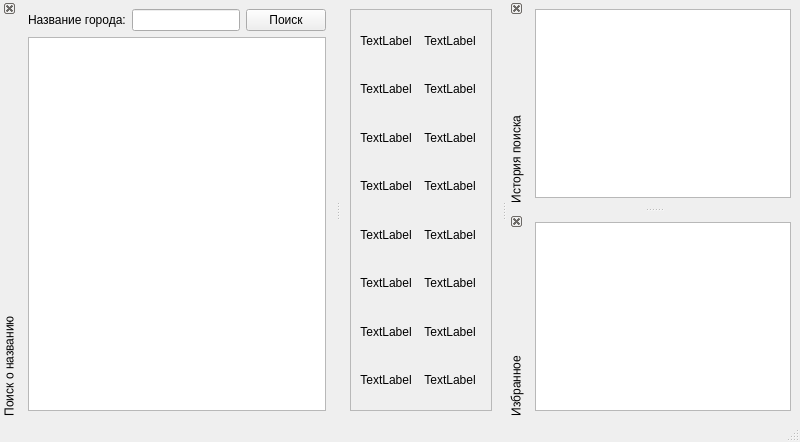
<?xml version="1.0" encoding="UTF-8"?>
<ui version="4.0">
 <class>MainWindow</class>
 <widget class="QMainWindow" name="MainWindow">
  <property name="geometry">
   <rect>
    <x>0</x>
    <y>0</y>
    <width>800</width>
    <height>442</height>
   </rect>
  </property>
  <property name="windowTitle">
   <string>MainWindow</string>
  </property>
  <widget class="QWidget" name="centralwidget">
   <layout class="QVBoxLayout" name="verticalLayout_2">
    <item>
     <widget class="QScrollArea" name="scrollArea">
      <property name="widgetResizable">
       <bool>true</bool>
      </property>
      <widget class="QWidget" name="scrollAreaWidgetContents">
       <property name="geometry">
        <rect>
         <x>0</x>
         <y>0</y>
         <width>134</width>
         <height>386</height>
        </rect>
       </property>
       <layout class="QVBoxLayout" name="verticalLayout">
        <item>
         <layout class="QGridLayout" name="gridLayout" columnstretch="0,1" columnminimumwidth="0,0">
          <item row="1" column="0">
           <widget class="QLabel" name="icon_0">
            <property name="text">
             <string>TextLabel</string>
            </property>
            <property name="alignment">
             <set>Qt::AlignCenter</set>
            </property>
           </widget>
          </item>
          <item row="2" column="0">
           <widget class="QLabel" name="icon_1">
            <property name="text">
             <string>TextLabel</string>
            </property>
            <property name="alignment">
             <set>Qt::AlignCenter</set>
            </property>
           </widget>
          </item>
          <item row="3" column="0">
           <widget class="QLabel" name="icon_2">
            <property name="text">
             <string>TextLabel</string>
            </property>
            <property name="alignment">
             <set>Qt::AlignCenter</set>
            </property>
           </widget>
          </item>
          <item row="4" column="0">
           <widget class="QLabel" name="icon_3">
            <property name="text">
             <string>TextLabel</string>
            </property>
            <property name="alignment">
             <set>Qt::AlignCenter</set>
            </property>
           </widget>
          </item>
          <item row="5" column="0">
           <widget class="QLabel" name="icon_4">
            <property name="text">
             <string>TextLabel</string>
            </property>
            <property name="alignment">
             <set>Qt::AlignCenter</set>
            </property>
           </widget>
          </item>
          <item row="6" column="0">
           <widget class="QLabel" name="icon_5">
            <property name="text">
             <string>TextLabel</string>
            </property>
            <property name="alignment">
             <set>Qt::AlignCenter</set>
            </property>
           </widget>
          </item>
          <item row="7" column="0">
           <widget class="QLabel" name="icon_6">
            <property name="text">
             <string>TextLabel</string>
            </property>
            <property name="alignment">
             <set>Qt::AlignCenter</set>
            </property>
           </widget>
          </item>
          <item row="0" column="0">
           <widget class="QLabel" name="icon">
            <property name="text">
             <string>TextLabel</string>
            </property>
            <property name="alignment">
             <set>Qt::AlignCenter</set>
            </property>
           </widget>
          </item>
          <item row="0" column="1">
           <widget class="QLabel" name="label">
            <property name="text">
             <string>TextLabel</string>
            </property>
            <property name="alignment">
             <set>Qt::AlignCenter</set>
            </property>
           </widget>
          </item>
          <item row="1" column="1">
           <widget class="QLabel" name="label_0">
            <property name="text">
             <string>TextLabel</string>
            </property>
            <property name="alignment">
             <set>Qt::AlignCenter</set>
            </property>
           </widget>
          </item>
          <item row="2" column="1">
           <widget class="QLabel" name="label_1">
            <property name="text">
             <string>TextLabel</string>
            </property>
            <property name="alignment">
             <set>Qt::AlignCenter</set>
            </property>
           </widget>
          </item>
          <item row="3" column="1">
           <widget class="QLabel" name="label_2">
            <property name="text">
             <string>TextLabel</string>
            </property>
            <property name="alignment">
             <set>Qt::AlignCenter</set>
            </property>
           </widget>
          </item>
          <item row="4" column="1">
           <widget class="QLabel" name="label_3">
            <property name="text">
             <string>TextLabel</string>
            </property>
            <property name="alignment">
             <set>Qt::AlignCenter</set>
            </property>
           </widget>
          </item>
          <item row="5" column="1">
           <widget class="QLabel" name="label_4">
            <property name="text">
             <string>TextLabel</string>
            </property>
            <property name="alignment">
             <set>Qt::AlignCenter</set>
            </property>
           </widget>
          </item>
          <item row="6" column="1">
           <widget class="QLabel" name="label_5">
            <property name="text">
             <string>TextLabel</string>
            </property>
            <property name="alignment">
             <set>Qt::AlignCenter</set>
            </property>
           </widget>
          </item>
          <item row="7" column="1">
           <widget class="QLabel" name="label_6">
            <property name="text">
             <string>TextLabel</string>
            </property>
            <property name="alignment">
             <set>Qt::AlignCenter</set>
            </property>
           </widget>
          </item>
         </layout>
        </item>
       </layout>
      </widget>
     </widget>
    </item>
   </layout>
  </widget>
  <widget class="QStatusBar" name="statusbar"/>
  <widget class="QDockWidget" name="dockWidget_searce">
   <property name="features">
    <set>QDockWidget::DockWidgetClosable|QDockWidget::DockWidgetVerticalTitleBar</set>
   </property>
   <property name="allowedAreas">
    <set>Qt::LeftDockWidgetArea</set>
   </property>
   <property name="windowTitle">
    <string>Поиск о названию</string>
   </property>
   <attribute name="dockWidgetArea">
    <number>1</number>
   </attribute>
   <widget class="QWidget" name="dockWidgetContents_2">
    <layout class="QVBoxLayout" name="verticalLayout_7">
     <item>
      <layout class="QVBoxLayout" name="verticalLayout_6">
       <item>
        <layout class="QHBoxLayout" name="horizontalLayout_3">
         <item>
          <widget class="QLabel" name="label_19">
           <property name="text">
            <string>Название города:</string>
           </property>
          </widget>
         </item>
         <item>
          <widget class="QLineEdit" name="lineEdit_searce"/>
         </item>
         <item>
          <widget class="QPushButton" name="pushButton_searce">
           <property name="text">
            <string>Поиск</string>
           </property>
          </widget>
         </item>
        </layout>
       </item>
       <item>
        <widget class="QListView" name="listView_searce">
         <property name="contextMenuPolicy">
          <enum>Qt::ActionsContextMenu</enum>
         </property>
         <property name="alternatingRowColors">
          <bool>true</bool>
         </property>
        </widget>
       </item>
      </layout>
     </item>
    </layout>
   </widget>
  </widget>
  <widget class="QDockWidget" name="dockWidget_history">
   <property name="features">
    <set>QDockWidget::DockWidgetClosable|QDockWidget::DockWidgetVerticalTitleBar</set>
   </property>
   <property name="allowedAreas">
    <set>Qt::RightDockWidgetArea</set>
   </property>
   <property name="windowTitle">
    <string>История поиска</string>
   </property>
   <attribute name="dockWidgetArea">
    <number>2</number>
   </attribute>
   <widget class="QWidget" name="dockWidgetContents">
    <layout class="QVBoxLayout" name="verticalLayout_4">
     <item>
      <layout class="QVBoxLayout" name="verticalLayout_3">
       <item>
        <widget class="QListView" name="listView_history">
         <property name="contextMenuPolicy">
          <enum>Qt::ActionsContextMenu</enum>
         </property>
         <property name="alternatingRowColors">
          <bool>true</bool>
         </property>
        </widget>
       </item>
      </layout>
     </item>
    </layout>
   </widget>
  </widget>
  <widget class="QDockWidget" name="dockWidget_favorites">
   <property name="features">
    <set>QDockWidget::DockWidgetClosable|QDockWidget::DockWidgetVerticalTitleBar</set>
   </property>
   <property name="allowedAreas">
    <set>Qt::RightDockWidgetArea</set>
   </property>
   <property name="windowTitle">
    <string>Избранное</string>
   </property>
   <attribute name="dockWidgetArea">
    <number>2</number>
   </attribute>
   <widget class="QWidget" name="dockWidgetContents_3">
    <layout class="QVBoxLayout" name="verticalLayout_8">
     <item>
      <layout class="QVBoxLayout" name="verticalLayout_5">
       <item>
        <widget class="QListView" name="listView_favorites">
         <property name="contextMenuPolicy">
          <enum>Qt::ActionsContextMenu</enum>
         </property>
         <property name="alternatingRowColors">
          <bool>true</bool>
         </property>
        </widget>
       </item>
      </layout>
     </item>
    </layout>
   </widget>
  </widget>
  <action name="action_searce">
   <property name="checkable">
    <bool>true</bool>
   </property>
   <property name="text">
    <string>Поиск</string>
   </property>
  </action>
  <action name="action_favorites">
   <property name="checkable">
    <bool>true</bool>
   </property>
   <property name="text">
    <string>Избранное</string>
   </property>
  </action>
  <action name="action_history">
   <property name="checkable">
    <bool>true</bool>
   </property>
   <property name="text">
    <string>История</string>
   </property>
  </action>
  <action name="action_charts">
   <property name="text">
    <string>Граафики погоды</string>
   </property>
  </action>
  <action name="action_searce_show">
   <property name="text">
    <string>Показать</string>
   </property>
  </action>
  <action name="action_searce_close">
   <property name="text">
    <string>Скрыть</string>
   </property>
  </action>
  <action name="action_favorites_show">
   <property name="text">
    <string>Показать</string>
   </property>
  </action>
  <action name="action_favorites_close">
   <property name="text">
    <string>Скрыть</string>
   </property>
  </action>
  <action name="action_history_show">
   <property name="text">
    <string>Показать</string>
   </property>
  </action>
  <action name="action_history_close">
   <property name="text">
    <string>Скрыть</string>
   </property>
  </action>
  <action name="action_sharts_show">
   <property name="text">
    <string>Показать</string>
   </property>
  </action>
  <action name="action_8">
   <property name="text">
    <string>Скрыть</string>
   </property>
  </action>
 </widget>
 <resources/>
 <connections/>
</ui>
